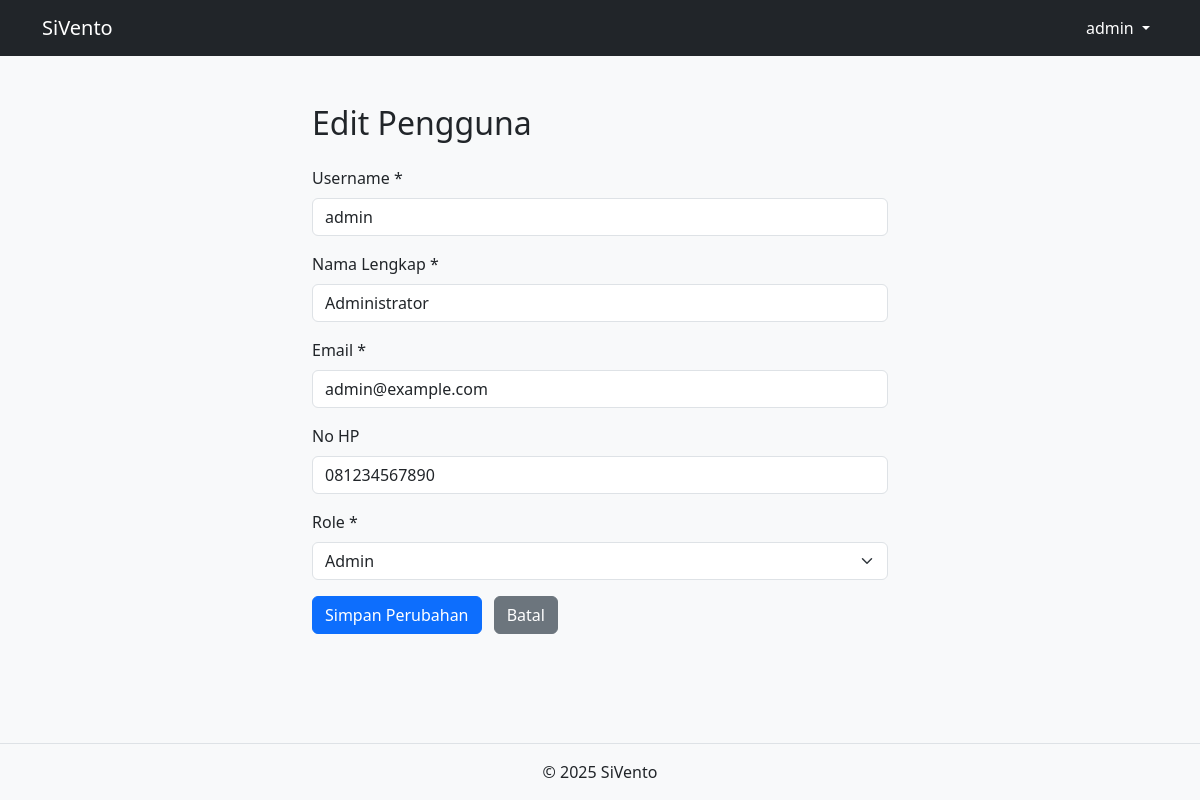
The app's page /edit_user.php?id=1 (signed in) with its own data.
### tables this page shows
CREATE TABLE `tb_users` (
  `user_id` int(11) NOT NULL,
  `role` enum('admin','user') NOT NULL DEFAULT 'user',
  `username` varchar(50) NOT NULL,
  `password` varchar(255) NOT NULL,
  `full_name` varchar(100) DEFAULT NULL,
  `email` varchar(100) DEFAULT NULL,
  `no_hp` varchar(20) DEFAULT NULL,
  `image` varchar(255) DEFAULT 'default.png',
  `created_at` datetime DEFAULT current_timestamp(),
  `updated_at` datetime DEFAULT current_timestamp() ON UPDATE current_timestamp()
);

### edit_user.php (the view, shortened to what this page needs)
<?php
include 'config/connect.php';
$id = intval($_GET['id']);
$stmt = $koneksi->prepare("SELECT * FROM tb_users WHERE user_id = ?");
$stmt->bind_param("i", $id);
$stmt->execute();
$result = $stmt->get_result();
$user = $result->fetch_assoc();
?>
<!DOCTYPE html>
<html lang="en">
<head>
    <link href="https://cdn.jsdelivr.net/npm/bootstrap@5.3.0/dist/css/bootstrap.min.css" rel="stylesheet" />
</head>
<body class="bg-light">
<?php include 'header.php'; ?>
<div class="container py-4" style="max-width: 600px;">
    <h2 class="mb-4">Edit Pengguna</h2>
    <form method="POST" action="">
        <div class="mb-3">
            <label for="username" class="form-label">Username *</label>
            <input type="text" class="form-control" id="username" name="username" value="<?= htmlspecialchars($user['username']) ?>" required>
        </div>
        <div class="mb-3">
            <label for="full_name" class="form-label">Nama Lengkap *</label>
            <input type="text" class="form-control" id="full_name" name="full_name" value="<?= htmlspecialchars($user['full_name']) ?>" required>
        </div>
        <div class="mb-3">
            <label for="email" class="form-label">Email *</label>
            <input type="email" class="form-control" id="email" name="email" value="<?= htmlspecialchars($user['email']) ?>" required>
        </div>
        <div class="mb-3">
            <label for="no_hp" class="form-label">No HP</label>
            <input type="text" class="form-control" id="no_hp" name="no_hp" value="<?= htmlspecialchars($user['no_hp']) ?>">
        </div>
        <div class="mb-3">
            <label for="role" class="form-label">Role *</label>
            <select id="role" name="role" class="form-select" required>
                <option value="admin" <?= $user['role'] === 'admin' ? 'selected' : '' ?>>Admin</option>
            </select>
        </div>
        <button type="submit" class="btn btn-primary">Simpan Perubahan</button>
        <a href="manage_user.php" class="btn btn-secondary ms-2">Batal</a>
    </form>
</div>
<?php include 'footer.php'; ?>
</body>
</html>

### records on screen
tb_users: username "admin", full_name "Administrator", email "admin@example.com", no_hp "081234567890", role "Admin"

### other values on screen
$_SESSION['username'] "admin"
